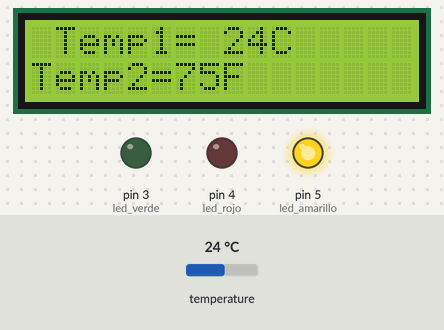
Bench run of a sketch on a simulated Arduino Uno, built with avr-gcc and run on an emulated ATmega328P. Shown: 16×2 character LCD, output pins drawn as LEDs (lit = HIGH). The inputs (shaded band) are chosen by the test bench; at power-on: temperature 24 °C.

Above: at 2.2 s.
2.3 s: temperature set to 30.1 °C
At 3.4 s:
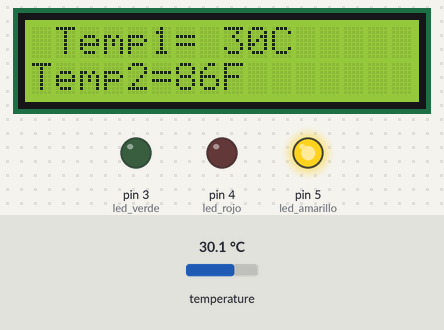
4.4 s: temperature set to 31.6 °C
At 6.1 s:
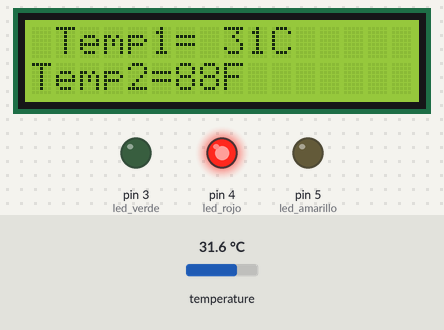
6.5 s: temperature set to 12 °C
At 8.2 s:
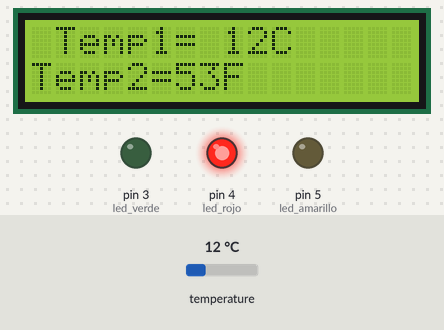
Timing chart, 0 to 9.7 s (numbered marks = the images above; inputs shaded):
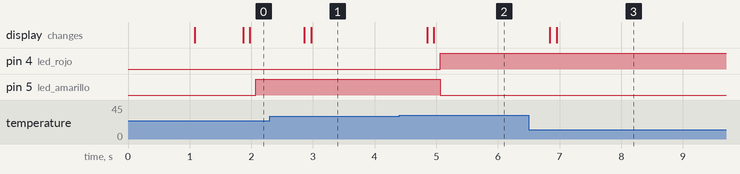

The sketch:

5ta_parte.ino
```cpp
#include <LiquidCrystal_I2C.h>
#include <OneWire.h>
#include <DallasTemperature.h>
OneWire ourWire(2);
DallasTemperature sensors(&ourWire);
#define led_verde 3
#define led_rojo 4
#define led_amarillo 5
LiquidCrystal_I2C lcd_eduardo(0x27,16,2);

void setup(){
delay(1000);
lcd_eduardo.init();
lcd_eduardo.backlight();
sensors.begin();
pinMode(led_verde, OUTPUT);
pinMode(led_rojo, OUTPUT);
pinMode(led_amarillo, OUTPUT);
}

void loop() {
sensors.requestTemperatures();
int temperatura1= sensors.getTempCByIndex(0);
int temperatura2 = sensors.getTempFByIndex(0);
lcd_eduardo.setCursor(1,0);
lcd_eduardo.print("Temp1= ");
lcd_eduardo.print(temperatura1);
lcd_eduardo.print("C");
delay(100);
lcd_eduardo.setCursor(0,1);
lcd_eduardo.print("Temp2=");
lcd_eduardo.print(temperatura2);
lcd_eduardo.print("F");
delay(100);

if(temperatura1 >=30){
digitalWrite(led_rojo, HIGH);
digitalWrite(led_verde, LOW);
digitalWrite(led_amarillo, LOW);
}
if(temperatura2 <=15){
digitalWrite(led_rojo, LOW);
digitalWrite(led_verde, HIGH);
digitalWrite(led_amarillo, LOW);
}
if(temperatura1 >=15 && temperatura1 <=30){
digitalWrite(led_rojo, LOW);
digitalWrite(led_verde, LOW);
digitalWrite(led_amarillo, HIGH);
}
}
```

Measured:
- the behaviour switches between 30.9 and 31 °C on temperature (found by bisection; images 1 and 2)
- after the input at 2.3 s, the display: first changes after 0.56 s (image 1 shows a later state)
- after the input at 4.4 s, pin 4 (led_rojo): LOW → HIGH after 0.66 s; pin 5 (led_amarillo): HIGH → LOW after 0.66 s; the display: first changes after 0.45 s (image 2 shows a later state)
- after the input at 6.5 s, the display: first changes after 0.34 s (image 3 shows a later state)
